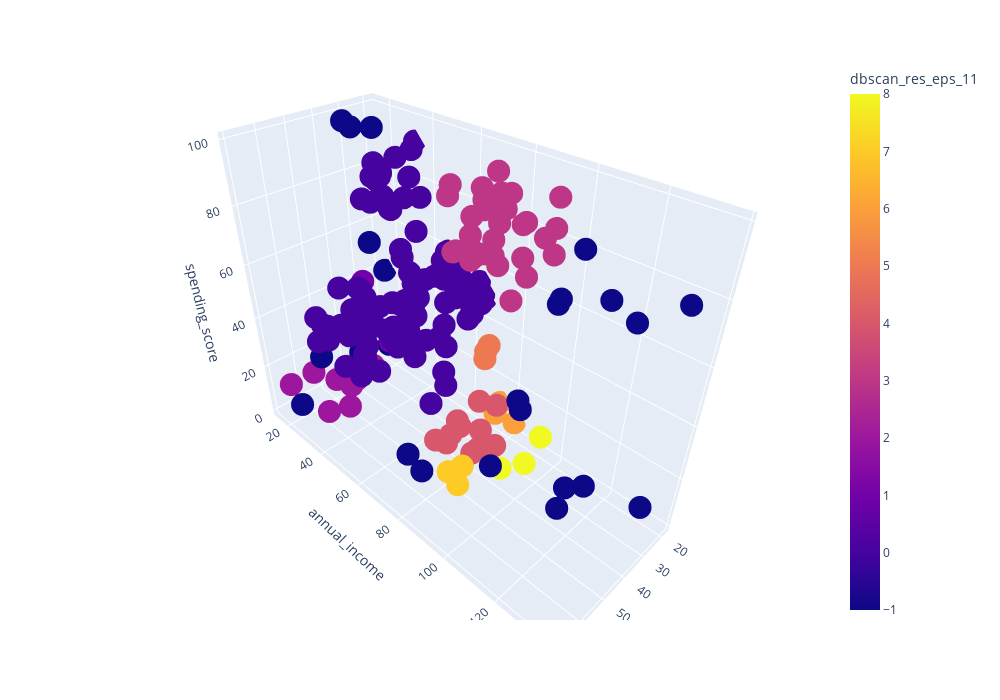

This figure's notebook cell:
### Markdown cell above
6. Как видно, алгоритм плохо работает с настройками по умолчанию, поэтому попробуем изменить их.

Большая часть наших данных разряжённые, а чем больше разброс точек в датасете, тем большее значение радиуса вокруг точки (eps) нужно задавать. Так как данные разряжённые, попробуем увеличить значение eps до 11 и визуально оценим результат:

### Code cell
# импортируем DBSCAN-кластеризацию
from sklearn.cluster import DBSCAN

#запускаем кластеризацию на наших данных
dbscan = DBSCAN(eps=11, min_samples=3)
clustering_dbscan_res = dbscan.fit_predict(X)
df['dbscan_res_eps_11'] = clustering_dbscan_res

get_3d_visualization(df, 'dbscan_res_eps_11')

### Figure 1 — Plotly figure (JSON) as saved in the notebook; plotly's stock layout.template omitted (floating-point values rounded to 4 significant figures; data arrays with more than 128 entries replaced by an {"elided": "..."} marker saying what was removed)
{"data": [{"hovertemplate": "age=%{x}<br>annual_income=%{y}<br>spending_score=%{z}<br>dbscan_res_eps_11=%{marker.color}<extra></extra>", "legendgroup": "", "marker": {"color": {"elided": "200 int values"}, "coloraxis": "coloraxis", "symbol": "circle"}, "mode": "markers", "name": "", "scene": "scene", "showlegend": false, "type": "scatter3d", "x": {"elided": "200 int values"}, "y": {"elided": "200 int values"}, "z": {"elided": "200 int values"}}], "layout": {"coloraxis": {"colorbar": {"title": {"text": "dbscan_res_eps_11"}}, "colorscale": [[0, "#0d0887"], [0.1111, "#46039f"], [0.2222, "#7201a8"], [0.3333, "#9c179e"], [0.4444, "#bd3786"], [0.5556, "#d8576b"], [0.6667, "#ed7953"], [0.7778, "#fb9f3a"], [0.8889, "#fdca26"], [1, "#f0f921"]]}, "height": 700, "legend": {"tracegroupgap": 0}, "margin": {"t": 60}, "scene": {"domain": {"x": [0, 1], "y": [0, 1]}, "xaxis": {"title": {"text": "age"}}, "yaxis": {"title": {"text": "annual_income"}}, "zaxis": {"title": {"text": "spending_score"}}}, "width": 1000}}
